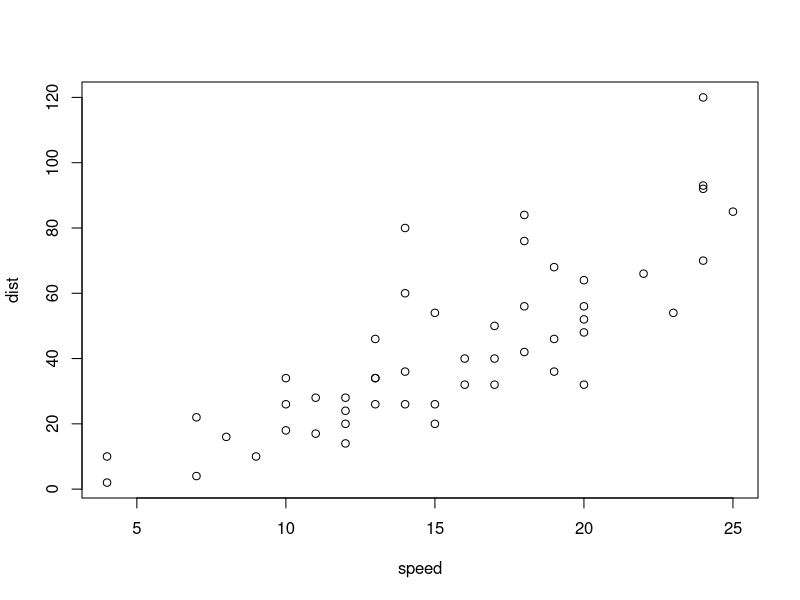
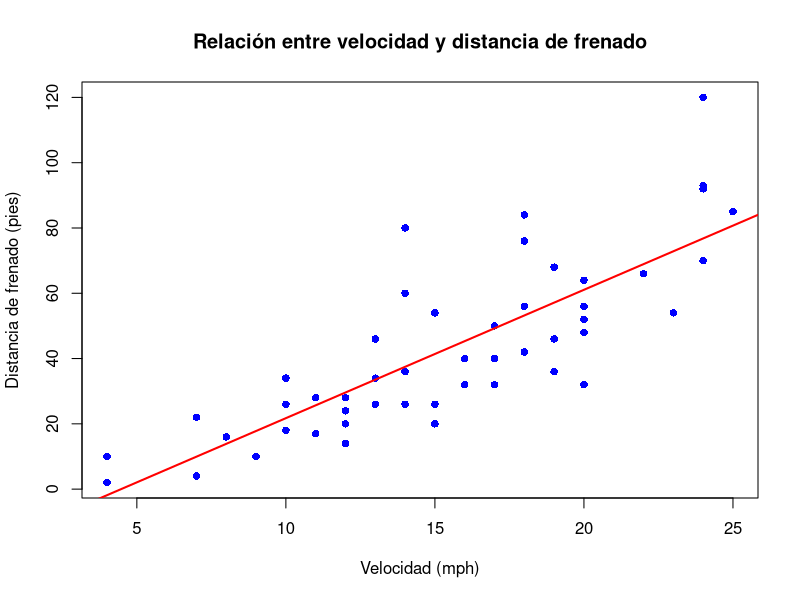
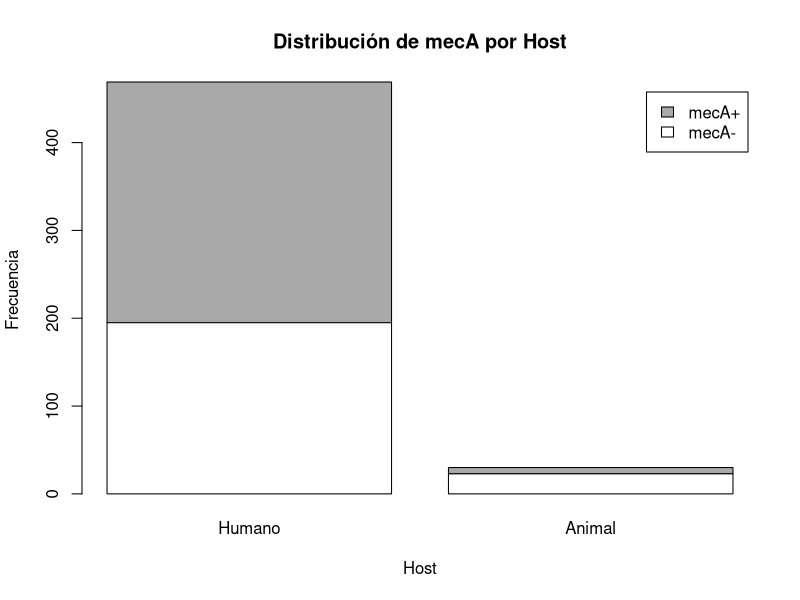

The R source for these figures, in order: (Note: this script raises an error after producing the figures.)
setwd("/home/gerald/Documentos/Clases_propias/bioestadistica_version2.0")

############################################################
# Nombre del Script: regresiones_flyteek_parte2.R
# Descripción: "Bioestadística con R parte II"
# Autor: Gerald Moreno Morales
# Fecha: 25/10/2024
# Referencias: ver paquetes
############################################################

################################################## 
#            Regresion lineal simple             #
##################################################
#Supuestos
#1) Relación Lineal entre las dos variables
#2) No Presencia de Outliers
#3) Homocedasticidad de residuos 
#4) Normalidad de los residuos
#5) Independencia de los residuos
#Pregunta: ¿Cuánto es el efecto de variable independiente Velocidad (mph) con una 
#variable dependiente Distancia de frenado (pies)?

#Ho : β1 = 0
#Ha : β1 != 0
# Cargar el dataset cars
data(cars)
plot(cars)
# Ajustar un modelo de regresión lineal
modelo <- lm(dist ~ speed, data = cars)

# Resumen del modelo
summary(modelo)

# Graficar los datos y la línea de regresión
plot(cars$speed, cars$dist, 
     main = "Relación entre velocidad y distancia de frenado",
     xlab = "Velocidad (mph)", 
     ylab = "Distancia de frenado (pies)",
     pch = 16, col = "blue")
abline(modelo, col = "red", lwd = 2)






################################ 
#         Chi cuadrado         #
################################

#Supuestos

#1) Variables categóricas
#2) Tamaño de muestra mayor a 20 (ntotal > 20)
#3) No más del 20% de los valoes esperados debe ser < 5 y ninguno es = 0
#Si no se cumple, realizar la prueba exacta de Fisher 



#Ho: Las variables genotipo y fenotipo son independientes (No hay asociación)
#Ha: Las variables genotipo y fenotipo estan asociadas
#Se desea evaluar la asociación de diversos genes de resistencia con el fenotipo


####Pregunta: "¿Existe una asociación significativa entre genotipo (gen mecA) y fenotipo (hospedero)?"



library(tidyverse)
staphy <- read_csv("staphy_final.csv")
str(staphy)

# Convertir todas las columnas character a factor
staphy<- staphy %>%
  mutate(across(1:ncol(.), as.factor))


#Lo que se desea hacer es evaluar las asociación entre la presencia de genes del resistoma
#vs el hospedero
table(staphy$Host)
staphy$Host <- ifelse(staphy$Host == "Human", 0, 1)
str(staphy)

staphy<- staphy %>%
  mutate(across(1:ncol(.), as.factor))


#describiendo

tab <- table(staphy$mecA,staphy$Host)  
print(tab)
chi <- chisq.test(tab)
print(chi)
chi$expected
fisher.test(tab)

resultado_fisher <- fisher.test(tab)
# Extraer el OR y el intervalo de confianza
odds_ratio <- resultado_fisher$estimate
intervalo_confianza <- resultado_fisher$conf.int

# Mostrar resultados
cat("Odds Ratio:", odds_ratio, "\n")
cat("Intervalo de Confianza (95%):", intervalo_confianza, "\n")



# Graficar el diagrama de barras
# Graficar el diagrama de barras con los colores y leyenda personalizados
barplot(tab, beside = FALSE, 
        legend.text = c("mecA-", "mecA+"),  # Nombres personalizados
        names.arg = c("Humano", "Animal"),
        main = "Distribución de mecA por Host",
        xlab = "Host",
        ylab = "Frecuencia",
        col = c("white", "darkgray"))  # Colores personalizados

############################################### 
#             Regresión logística             #
###############################################



#Supuestos
#1) Variable dependiente binaria
#2) Independencia de las observaciones
#4) Relación lineal entre el logit de la prob. de Y, y la variable independiente
#(solo aplicar a variables numericas)

#Pregunta de investigación: Se desea evaluar la asociación de diversos genes de resistencia con el fenotipo
#hospedero

# Modelo de regresión logística
modelo0 <- glm(Host ~  mecA  , data = staphy, family = binomial)
summary(modelo0)


# Extraer los coeficientes del modelo
coeficiente0 <- coef(modelo0)

# Convertir los coeficientes a odds ratios
OR0 <- exp(coeficiente0)


# Mostrar los OR
print(OR0)


#######################################################################
###################Genome Pangenome Asociation Study###################
#######################################################################

staph_GPAS <- staphy[,3:ncol(staphy)]

# Limpiar nombres de columnas para que no tengan caracteres especiales
names(staph_GPAS) <- make.names(names(staph_GPAS))
str(staph_GPAS)
# Cargar la librería broom si no está cargada
if (!requireNamespace("broom", quietly = TRUE)) {
  install.packages("broom")
}
library(broom)

# Filtrar genes con al menos dos niveles en el dataframe
valid_genes <- names(staph_GPAS)[-which(names(staph_GPAS) == "Host")]
valid_genes <- valid_genes[sapply(staph_GPAS[valid_genes], function(x) length(unique(x)) > 1)]

# Realizar regresión logística para cada gen en el dataframe
results <- lapply(valid_genes, function(gene) {
  formula <- as.formula(paste("Host ~", gene))
  
  # Ajustar el modelo
  model <- tryCatch({
    glm(formula, data = staph_GPAS, family = "binomial")
  }, warning = function(w) {
    message("Warning in glm for gene ", gene, ": ", conditionMessage(w))
    NULL
  }, error = function(e) {
    message("Error in glm for gene ", gene, ": ", conditionMessage(e))
    NULL
  })
  
  # Si el modelo es válido, procesar los resultados
  if (!is.null(model)) {
    model_summary <- tidy(model, conf.int = TRUE) %>%
      mutate(OR = exp(estimate),           # Transformar coeficiente a OR
             CI_low = exp(conf.low),       # Transformar límite inferior del intervalo de confianza a OR
             CI_high = exp(conf.high),     # Transformar límite superior del intervalo de confianza a OR
             gene = gene)                  # Agregar el nombre del gen
    
    return(model_summary)
  } else {
    return(NULL)
  }
})

# Eliminar los resultados nulos (para genes con problemas en el modelo)
results_df <- bind_rows(results[!sapply(results, is.null)], .id = "gene")
library(dplyr)


# Calcular la corrección de Bonferroni
n_tests <- length(valid_genes)
results_df <- results_df %>%
  mutate(bonferroni_corrected = pmin(p.value * n_tests, 1))  # Añadir la columna de Bonferroni

# Ordenar por la columna OR en orden descendente
results_df_ordenado <- results_df %>%
  arrange(desc(OR))

# Vista rápida de los primeros resultados ordenados
head(results_df_ordenado)

# Guardar los resultados ordenados en un archivo CSV
write.csv(results_df_ordenado, "resultados_ordenado_GPAs.csv", row.names = FALSE)

# Vista rápida de los resultados
head(results_df)


# Ordenar por la columna OR en orden descendente
results_df_ordenado <- results_df %>%
  arrange(desc(OR))

# Vista rápida de los primeros resultados ordenados
head(results_df_ordenado)


write.csv(results_df_ordenado, "resultados_ordenado_GPAs_flyteek.csv", row.names = FALSE)

# Vista rápida de los resultados
head(results_df)


########################################################
##VULCANO PLOT
##########################################################
# Cargar el archivo CSV
df <- read.csv("resultados_ordenado_GPAs.csv")

# 1. Volcano Plot Original (incluyendo todos los términos)
df$logOR <- log(df$OR)
df$neg_log_p <- -log10(df$bonferroni_corrected)

# Crear volcano plot original
library(ggplot2)
volcano_original <- ggplot(df, aes(x = logOR, y = neg_log_p)) +
  geom_point(alpha = 0.7) +  # Ajusta la transparencia de los puntos
  labs(x = "log(Odds Ratio)", y = "-log10(p-value ajustado)", title = "Volcano Plot Original") +
  theme_minimal() +
  geom_hline(yintercept = -log10(0.05), linetype = "dashed", color = "red") + # Línea de significancia
  geom_vline(xintercept = 0, linetype = "dashed", color = "blue") # Línea neutra para el OR

# Mostrar volcano plot original
print(volcano_original)

# 2. Volcano Plot Filtrado (excluyendo 'Intercept' y términos vacíos)
df_filtrado <- df[df$term != "(Intercept)" & df$term != "", ]

# Calcular log(OR) y -log10(bonferroni_corrected) para el filtrado
df_filtrado$logOR <- log(df_filtrado$OR)
df_filtrado$neg_log_p <- -log10(df_filtrado$bonferroni_corrected)

# Crear volcano plot filtrado
volcano_filtrado <- ggplot(df_filtrado, aes(x = logOR, y = neg_log_p)) +
  geom_point(alpha = 0.7) +  # Ajusta la transparencia de los puntos
  labs(x = "log(Odds Ratio)", y = "-log10(p-value ajustado)", title = "Volcano Plot Filtrado (sin Intercept)") +
  theme_minimal() +
  geom_hline(yintercept = -log10(0.05), linetype = "dashed", color = "red") + # Línea de significancia
  geom_vline(xintercept = 0, linetype = "dashed", color = "blue") # Línea neutra para el OR

# Mostrar volcano plot filtrado
print(volcano_filtrado)




####################################################################################
# Cargar el archivo CSV
df <- read.csv("resultados_ordenado_GPAs.csv")

# Filtrar para excluir el intercepto y posibles filas con términos vacíos
df <- df[df$term != "(Intercept)" & df$term != "", ]

# Calcular log(OR) y -log10(bonferroni_corrected)
df$logOR <- log(df$OR)
df$neg_log_p <- -log10(df$bonferroni_corrected)

# Filtrar para mostrar solo los nombres de genes con valores p ajustados significativos (p < 0.05)
df_significativos <- df[df$bonferroni_corrected < 0.05, ]

# Seleccionar los 10 términos más significativos según bonferroni_corrected
top_10_significativos <- df[order(df$bonferroni_corrected), ][1:10, ]

# Crear el volcano plot
library(ggplot2)
ggplot(df, aes(x = logOR, y = neg_log_p)) +
  geom_point(alpha = 0.7) +  # Ajusta la transparencia de los puntos
  labs(x = "log(Odds Ratio)", y = "-log10(p-value ajustado)", title = "Volcano Plot con Top 10 Genes Significativos") +
  theme_minimal() +
  geom_hline(yintercept = -log10(0.05), linetype = "dashed", color = "red") + # Línea de significancia
  geom_vline(xintercept = 0, linetype = "dashed", color = "blue") + # Línea neutra para el OR
  
  # Resaltar los 10 genes más significativos en el volcano plot
  geom_point(data = top_10_significativos, aes(x = logOR, y = neg_log_p), color = "red", size = 3) +
  
  # Etiquetar solo los genes significativos y rotar las etiquetas 45 grados
  geom_text(data = df_significativos, aes(x = logOR, y = neg_log_p, label = term), 
            vjust = -1.2, hjust = 0.5, size = 2.5, angle = 45, color = "black", fontface = "bold", check_overlap = TRUE) # Etiquetar genes significativos










################################################## 
#    Regresión de Poisson y binomial negativa    #
##################################################

#ln(λi)=β0+ β1*Xi

#Depende de un solo parámetro (λ): que es la tasa
#promedio de eventos por unidad de tiempo/espacio/incidencia/prevalencia
#Ej. numero de insectos muertos por unidad de tiempo

#Supuestos
#1) Los eventos ocurren independientemente entre si. 
#2) La ocurrencia de un evento no afecta la probabilidad de ocurrencia de otro evento.
#3) λ es constante a través del tiempo (enfermedades de rapida propagacion no cumplen).
#4) Media = varianza (dispersión) de Y.
#En la vida real, la mayoría de situaciones violan el
#supuesto de dispersión de la variable respuesta: (media=varianza).

#Cargar el dataset InsectSprays
data("InsectSprays")

##Objetivo: Se ajustará un modelo de regresión para explicar el número de 
##insectos muertos (count) en función del tipo de spray usado
##DF: Unidades experimentales tratadas con diferentes insecticidas

# Verificar la estructura del dataset
str(InsectSprays)
View(InsectSprays)

library("psych")
describeBy(InsectSprays$count, InsectSprays$spray)

# Ajustar un modelo de regresión de Poisson
poisson_model <- glm(count ~ spray, data = InsectSprays, family = poisson)

# Resumen del modelo
summary(poisson_model)

# Calcular la razón de devianza
dev_ratio <- sum(residuals(poisson_model, type = "deviance")^2) / poisson_model$df.residual
print(dev_ratio)   ##Devianza/grados de libertad debe ser = 1 para que se cumpla el supuesto


#Coeficientes: Cada coeficiente representa el cambio logarítmico esperado 
#en el número de conteos para un incremento unitario en la variable independiente.
### Dificil de interpretar

# Obtener y transformar los coeficientes del modelo
coef_poisson_model <- coef(poisson_model)
exp_coef_poisson <- exp(coef_poisson_model)
exp_coef_poisson 

#Interpretación:
##Esto significa que la tasa(o conteo) esperada de eventos es ... veces mayor cuando
#se usa el insecticida x con respecto al insecticida de referencia.

#Regresion binomial negativa
#############################

#log(µ) = β0 + β1*X1

#La regresión binomial negativa es usada
#para estimar variables de conteo de un
#evento que tiene sobre dispersión.

# Instalar y cargar el paquete MASS
#install.packages("MASS")
library(MASS)

# Ajustar un modelo de regresión binomial negativa
neg_binomial_model <- glm.nb(count ~ spray, data = InsectSprays)

# Resumen del modelo
summary(neg_binomial_model)

# Obtener y transformar los coeficientes del modelo
coef_neg_binomial <- coef(neg_binomial_model)
exp_coef_neg_binomial <- exp(coef_neg_binomial)
exp_coef_neg_binomial

#Se interpreta exactamente igual que Poisson

################################################## 
#                 Muchas gracias                 #
##################################################